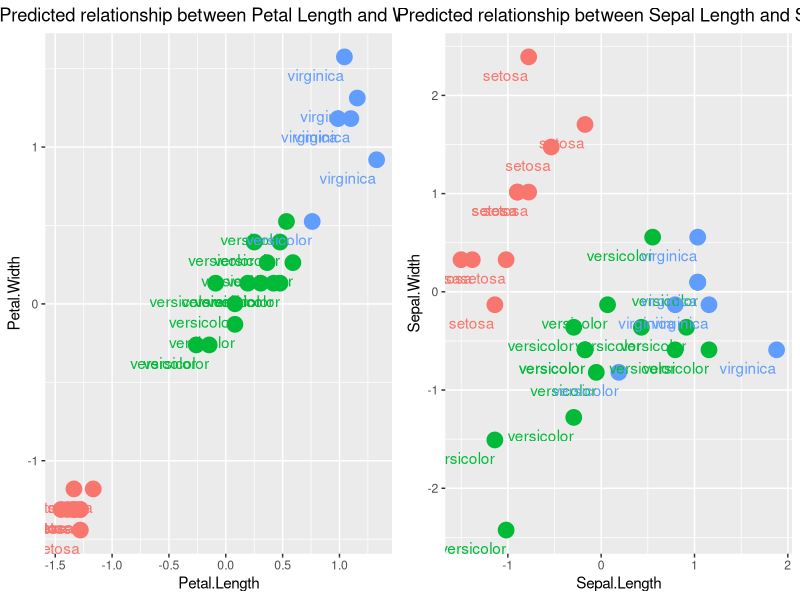

Source code (R):
# K Nearest Neighbors implementation

# Importing the dataset
data = iris

row_labels = data[,5]

# Encoding the target feature as factor
data$Species <- as.numeric(data$Species)


# Scale the data since we will be using distance formulas on the data
# and we want to reduce complexity and computation when computing 
# especially when our datasets are huge!
data[,c("Sepal.Length","Sepal.Width","Petal.Length","Petal.Width")] <- scale(data[,c("Sepal.Length","Sepal.Width","Petal.Length","Petal.Width")])

# Split into test and train 80/20
set.seed(123)

size <- floor(0.8 *  nrow(data))


train_ind <- sample(seq_len(nrow(data)), size = size)

train_labels <- data[train_ind, 5]

data_train <- data[train_ind,1:4]
data_test <- data[-train_ind,1:4]

data_test_labels <- row_labels[-train_ind]
# Fit KNN Model
# Most popular package for using KNN models is the standard library class:
# https://www.rdocumentation.org/packages/DMwR/versions/0.4.1/topics/kNN
library(class)

predictions <- knn(train = data_train,
                   test = data_test,
                   cl = train_labels,
                   k= 11)

# Notice that I am only getting 2 dimensions 
plot_predictions <- data.frame(
  data_test$Sepal.Length,
  data_test$Sepal.Width,
  data_test$Petal.Length,
  data_test$Petal.Width,
  predicted = predictions)

colnames(plot_predictions) <- c("Sepal.Length",
                                "Sepal.Width",
                                "Petal.Length",
                                "Petal.Width",
                                'predicted')
# Visualize the KNN algorithm results.
library(ggplot2)
library(plyr)
require(gridExtra)



p1 <- ggplot(plot_predictions, aes(Petal.Length, Petal.Width, color = predicted, fill = predicted)) + 
  geom_point(size = 5) + 
  geom_text(aes(label=data_test_labels),hjust=1, vjust=2) +
  ggtitle("Predicted relationship between Petal Length and Width") +
  theme(plot.title = element_text(hjust = 0.5)) +
  theme(legend.position = "none")


p2 <- ggplot(plot_predictions, aes(Sepal.Length, Sepal.Width, color = predicted, fill = predicted)) + 
  geom_point(size = 5) + 
  geom_text(aes(label=data_test_labels),hjust=1, vjust=2) +
  ggtitle("Predicted relationship between Sepal Length and Sepal") +
  theme(plot.title = element_text(hjust = 0.5)) +
  theme(legend.position = "none")

grid.arrange(p1, p2, ncol=2)